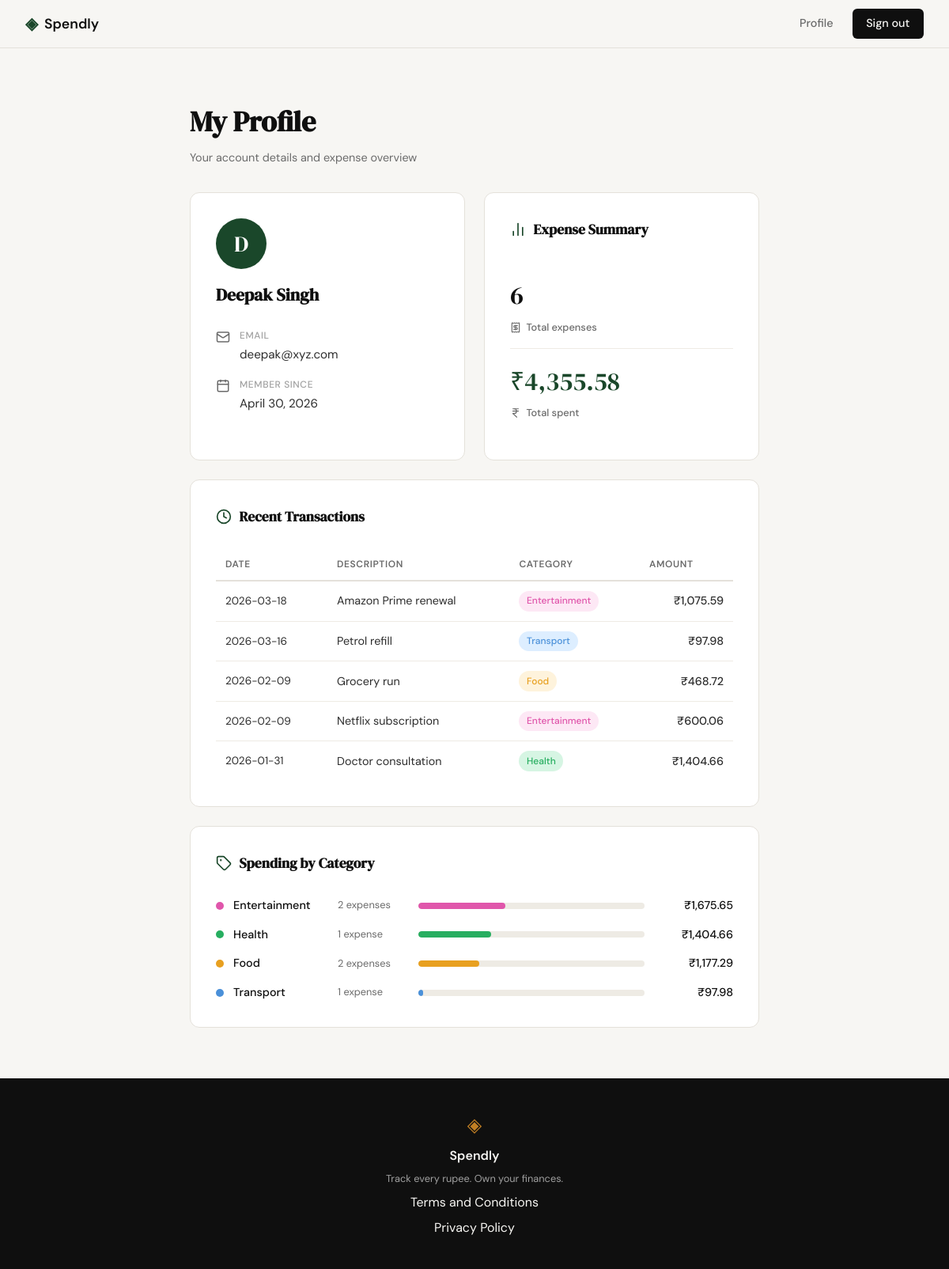
/profile (signed in), run on the app's committed database.
### tables this page shows
CREATE TABLE users (
            id            INTEGER PRIMARY KEY AUTOINCREMENT,
            name          TEXT    NOT NULL,
            email         TEXT    UNIQUE NOT NULL,
            password_hash TEXT    NOT NULL,
            created_at    TEXT    DEFAULT (datetime('now'))
        );

CREATE TABLE expenses (
            id          INTEGER PRIMARY KEY AUTOINCREMENT,
            user_id     INTEGER NOT NULL REFERENCES users(id),
            amount      REAL    NOT NULL,
            category    TEXT    NOT NULL,
            date        TEXT    NOT NULL,
            description TEXT,
            created_at  TEXT    DEFAULT (datetime('now'))
        );

### app.py (the view)
@app.route("/profile")
def profile():
    if not session.get("user_id"):
        flash("Please log in to view your profile.")
        return redirect(url_for("login"))
    from datetime import datetime
    user = get_user_by_id(session["user_id"])
    summary = get_expense_summary(session["user_id"])
    recent = get_recent_transactions(session["user_id"])
    categories = get_category_totals(session["user_id"])
    member_since = datetime.strptime(user["created_at"], "%Y-%m-%d %H:%M:%S").strftime("%B %d, %Y")
    return render_template("profile.html", user=user, summary=summary,
                           member_since=member_since, recent=recent, categories=categories)

### database/db.py (called while the page is built)
def get_db():
    conn = sqlite3.connect(DB_PATH)
    conn.row_factory = sqlite3.Row
    conn.execute("PRAGMA foreign_keys = ON")
    return conn

def get_user_by_id(user_id):
    conn = get_db()
    user = conn.execute(
        "SELECT * FROM users WHERE id = ?", (user_id,)
    ).fetchone()
    conn.close()
    return user

def get_recent_transactions(user_id, limit=5):
    conn = get_db()
    rows = conn.execute(
        "SELECT id, amount, category, date, description "
        "FROM expenses WHERE user_id = ? ORDER BY date DESC, id DESC LIMIT ?",
        (user_id, limit)
    ).fetchall()
    conn.close()
    return rows

def get_category_totals(user_id):
    conn = get_db()
    rows = conn.execute(
        "SELECT category, COUNT(*) AS count, SUM(amount) AS total "
        "FROM expenses WHERE user_id = ? GROUP BY category ORDER BY total DESC",
        (user_id,)
    ).fetchall()
    conn.close()
    return rows

def get_expense_summary(user_id):
    conn = get_db()
    row = conn.execute(
        "SELECT COUNT(*) AS count, COALESCE(SUM(amount), 0) AS total "
        "FROM expenses WHERE user_id = ?",
        (user_id,)
    ).fetchone()
    conn.close()
    return {"count": row["count"], "total": row["total"]}

### templates/profile.html (shortened to what this page needs)
{% extends "base.html" %}
{% block content %}
<section class="profile-page">
    <div class="profile-inner">
        <div class="profile-header">
            <h1 class="profile-title">My Profile</h1>
            <p class="profile-subtitle">Your account details and expense overview</p>
        </div>
        <div class="profile-grid">
            <div class="profile-card">
                <div class="profile-avatar">{{ user["name"][0].upper() }}</div>
                <h2 class="profile-name">{{ user["name"] }}</h2>
                <div class="profile-fields">
                    <div class="profile-field">
                        <i data-lucide="mail" class="profile-field-icon"></i>
                        <div>
                            <div class="profile-field-label">Email</div>
                            <div class="profile-field-value">{{ user["email"] }}</div>
                        </div>
                    </div>
                    <div class="profile-field">
                        <i data-lucide="calendar" class="profile-field-icon"></i>
                        <div>
                            <div class="profile-field-label">Member since</div>
                            <div class="profile-field-value">{{ member_since }}</div>
                        </div>
                    </div>
                </div>
            </div>
            <div class="profile-card">
                <div class="profile-card-heading">
                    <i data-lucide="bar-chart-2" class="profile-card-icon"></i>
                    <h2 class="profile-card-title">Expense Summary</h2>
                </div>
                <div class="profile-stats">
                    <div class="profile-stat">
                        <div class="profile-stat-value">{{ summary["count"] }}</div>
                        <div class="profile-stat-label">
                            <i data-lucide="receipt" class="profile-stat-icon"></i>
                            Total expenses
                        </div>
                    </div>
                    <div class="profile-stat-divider"></div>
                    <div class="profile-stat">
                        <div class="profile-stat-value profile-stat-amount">
                            ₹{{ "{:,.2f}".format(summary["total"]) }}
                        </div>
                        <div class="profile-stat-label">
                            <i data-lucide="indian-rupee" class="profile-stat-icon"></i>
                            Total spent
                        </div>
                    </div>
                </div>
            </div>
        </div>
        <div class="profile-card profile-section">
            <div class="profile-card-heading">
                <i data-lucide="clock" class="profile-card-icon"></i>
                <h2 class="profile-card-title">Recent Transactions</h2>
            </div>
            {% if recent %}
            <div class="tx-table-wrap">
                <table class="tx-table">
                    <thead>
                        <tr>
                            <th>Date</th>
                            <th>Description</th>
                            <th>Category</th>
                            <th class="tx-right">Amount</th>
                        </tr>
                    </thead>
                    <tbody>
                        {% for tx in recent %}
                        <tr>
                            <td class="tx-date">{{ tx["date"] }}</td>
                            <td class="tx-desc">{{ tx["description"] or "—" }}</td>
                            <td><span class="tx-badge tx-badge-{{ tx['category'] | lower }}">{{ tx["category"] }}</span></td>
                            <td class="tx-right tx-amount">₹{{ "{:,.2f}".format(tx["amount"]) }}</td>
                        </tr>
                        {% endfor %}
                    </tbody>
                </table>
            </div>
            {% else %}
            <p class="profile-empty">No transactions yet.</p>
            {% endif %}
        </div>
        <div class="profile-card profile-section">
            <div class="profile-card-heading">
                <i data-lucide="tag" class="profile-card-icon"></i>
                <h2 class="profile-card-title">Spending by Category</h2>
            </div>
            {% if categories %}
            <ul class="cat-list">
                {% for cat in categories %}
                <li class="cat-row">
                    <span class="cat-dot cat-dot-{{ cat['category'] | lower }}"></span>
                    <span class="cat-name">{{ cat["category"] }}</span>
                    <span class="cat-count">{{ cat["count"] }} expense{{ "s" if cat["count"] != 1 else "" }}</span>
                    <div class="cat-bar-track">
                        <div class="cat-bar cat-bar-{{ cat['category'] | lower }}"
                             style="width: {{ ((cat['total'] / summary['total'] * 100) | round(1)) if summary['total'] > 0 else 0 }}%"></div>
                    </div>
                    <span class="cat-total">₹{{ "{:,.2f}".format(cat["total"]) }}</span>
                </li>
                {% endfor %}
            </ul>
            {% else %}
            <p class="profile-empty">No category data yet.</p>
            {% endif %}
        </div>
    </div>
</section>
{% endblock %}

### templates/base.html (shortened to what this page needs)
<!DOCTYPE html>
<html lang="en">
<head>
    <link rel="stylesheet" href="{{ url_for('static', filename='css/style.css') }}">
</head>
<body>
    <nav class="navbar">
        <div class="nav-inner">
            <a href="{{ url_for('landing') }}" class="nav-brand">
                <span class="brand-icon">◈</span>
                <span class="brand-name">Spendly</span>
            </a>
            <div class="nav-links">
                {% if session.get('user_id') %}
                <a href="{{ url_for('profile') }}">Profile</a>
                <a href="{{ url_for('logout') }}" class="nav-cta">Sign out</a>
                {% else %}
                <a href="{{ url_for('login') }}">Sign in</a>
                <a href="{{ url_for('register') }}" class="nav-cta">Get started</a>
                {% endif %}
            </div>
        </div>
    </nav>
    <main class="main-content">
        {% block content %}{% endblock %}
    </main>
    <footer class="footer">
        <div class="footer-inner">
            <span class="brand-icon">◈</span>
            <span class="footer-name">Spendly</span>
            <p class="footer-copy">Track every rupee. Own your finances.</p>
            <a href="/terms">Terms and Conditions</a>
            <a href="/privacy">Privacy Policy</a>
        </div>
    </footer>
</body>
</html>

### data on the page
users: name "D", name "Deepak Singh", email "deepak@xyz.com"
expenses: date "2026-03-18", description "Amazon Prime renewal", category "Entertainment", amount "1,075.59"
expenses: date "2026-03-16", description "Petrol refill", category "Transport", amount "97.98", count "1", total "97.98"
expenses: date "2026-02-09", description "Grocery run", category "Food", amount "468.72"
expenses: date "2026-02-09", description "Netflix subscription", category "Entertainment", amount "600.06"
expenses: date "2026-01-31", description "Doctor consultation", category "Health", amount "1,404.66", count "1", total "1,404.66"

### other printed values
{{ member_since }} "April 30, 2026"
{{ summary["count"] }} "6"
{{ "{:,.2f}".format(summary["total"]) }} "4,355.58"
{{ cat["category"] }} "Entertainment" "Food"
{{ cat["count"] }} "2" "2"
{{ "s" if cat["count"] != 1 else "" }} "s" "s"
{{ "{:,.2f}".format(cat["total"]) }} "1,675.65" "1,177.29"
